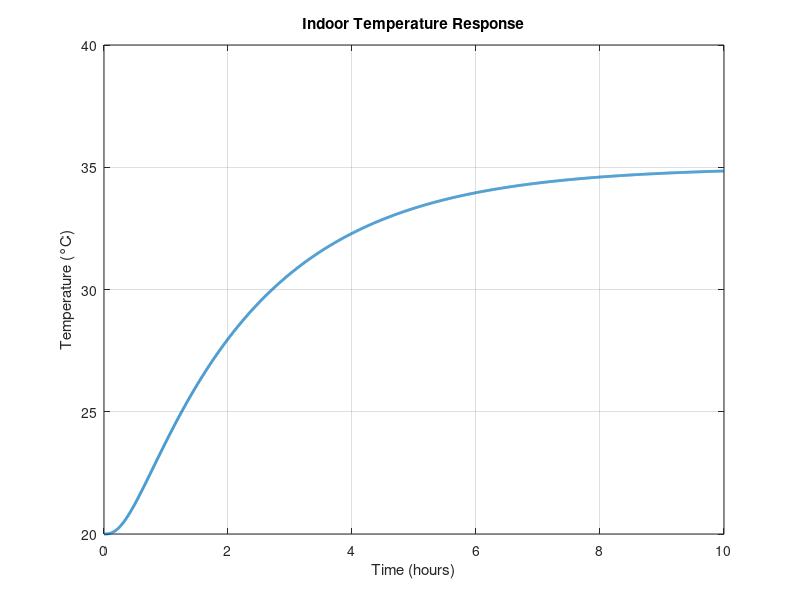

Write MATLAB code to recreate this figure.
clc;
clear;
close all;

% DEFINE MATERIAL PARAMETERS

% !!!!!!! THESE VALUES NEED TO BE MORE PRECISELY CHOSEN !!!!!!!!!!!
% These are random values I got from Gemini, we will choose these from
% research sources

concrete.R_val = 0.1; % (Thermal Resistance [m^2K/W])
concrete.C_val = 20000; 
air.h_val = 3.9; 

% DEFINE SIMULATION CONDITIONS
L = 60; W = 24; H = 6.6; % building dimensions
V = L*W*H; 
A_s = 2 * (L * H + W * H) + L * W; % neglect floor

% DEFINE CAPACITORS
% [ID, Capacitance]
capacitors = [
  1, 1.225 * V * 1006;         % Indoor Air (rho * V * c_p)
  2, (concrete.C_val/2) * A_s; % Interior Wall Mass
  3, (concrete.C_val/2) * A_s; % Exterior Wall Mass
  4, inf;                      % Outside Air (infinite capacitance means heat reservoir)
];
n = size(capacitors, 1);

% DEFINE RESISTORS
% [Node 1, Node 2, Resistance Value]
resistors = [
  % Outside -> Exterior Wall: Convection Resistance = 1 / (h * Area)
  4, 3, 1 / (air.h_val * A_s); 
  
  % Conduction Resistance = R_value / Area
  3, 2, concrete.R_val / A_s; 
  
  % Interior Wall -> Inside: Convection Resistance = 1 / (h * Area)
  2, 1, 1 / (air.h_val * A_s) 
];

% DEFINE TIME PARAMETERS
dt = 10;
t_end = 10 * 3600;
time = 0:dt:t_end; 

% CREATE R MATRIX
R = zeros(n, n);
for i = 1:size(resistors,1)
    node1 = resistors(i, 1);
    node2 = resistors(i, 2);
    r_val = resistors(i, 3);
    
    % Make Matrix Symmetric (Heat flows both ways)
    R(node1, node2) = r_val;
    R(node2, node1) = r_val; 
end

disp(R)

% CREATE C VECTOR
C = zeros(1, n);
for i = 1:n
    id = capacitors(i, 1);
    C(id) = capacitors(i, 2);
end

% SIMULATION
results = zeros(size(time)); 
T = [20, 20, 20, 35]; 
T = T + 273.15; % Convert to Kelvin
results(1) = T(1);

for z = 2:length(time)
    dT = zeros(1, n);
    
    for k = 1:n
        
        % Calculate NET flow using neighbor nodes
        if C(k) ~= inf % Don't calculate for infinite reservoirs
            for i = 1:n
                if R(i, k) ~= 0 % Check if there is a resistor there
                    % Ohm's Law for Heat: (T_neighbor - T_node) / R
                    flow = (T(i) - T(k)) / R(i, k);
                    dT(k) = dT(k) + flow;
                end
            end
            % Update Temp Change: (Net Heat Flow * dt) / Capacitance
            dT(k) = dT(k) * dt / C(k);
        end
    end
    
    T = T + dT;
    results(z) = T(1);
end

% PLOT RESULTS
figure;
plot(time/3600, results-273.15, 'LineWidth', 2);
xlabel('Time (hours)');
ylabel('Temperature (°C)');
title('Indoor Temperature Response');
grid on;
